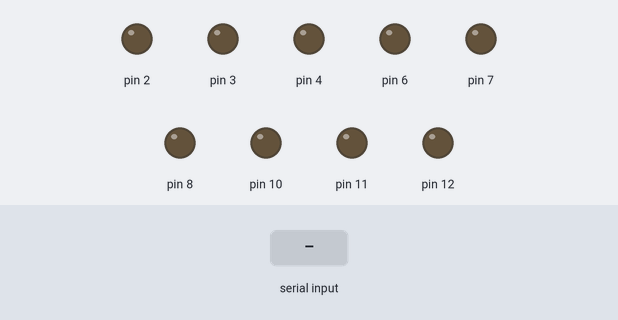
The sketch below on a simulated Arduino Uno, built with avr-gcc and run on an emulated ATmega328P. Shown: output pins drawn as LEDs (lit = HIGH). The test bench sets the inputs (shaded band).

Above: at 1.2 s.
1.3 s: "1" received over Serial
At 1.6 s:
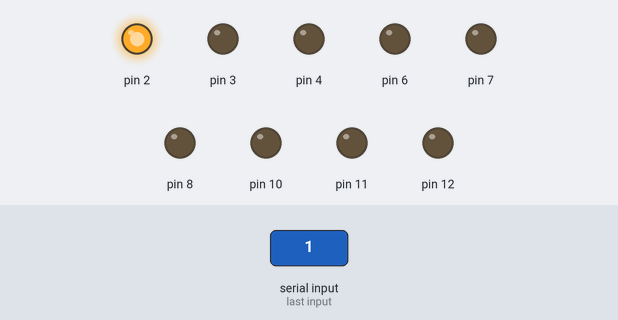
2.8 s: "2" received over Serial
At 4.0 s:
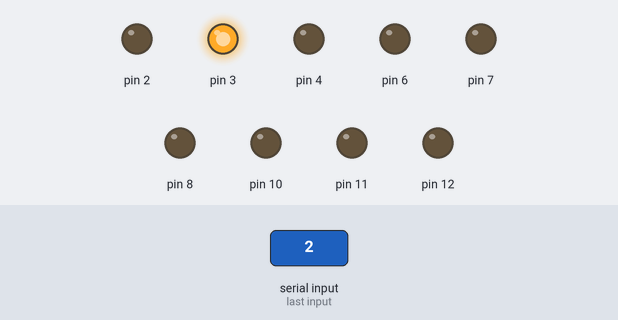
4.3 s: "3" received over Serial
At 5.1 s:
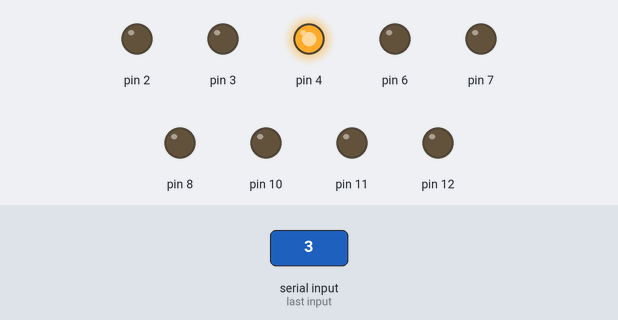
5.8 s: "4" received over Serial
At 6.2 s:
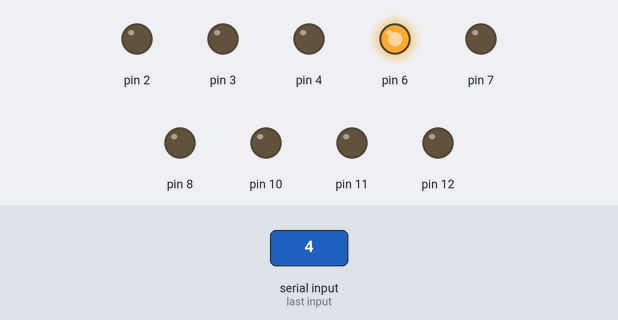
7.3 s: "5" received over Serial
At 8.5 s:
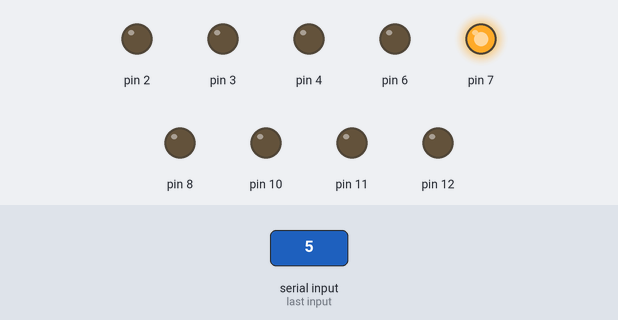
8.8 s: "6" received over Serial
At 9.7 s:
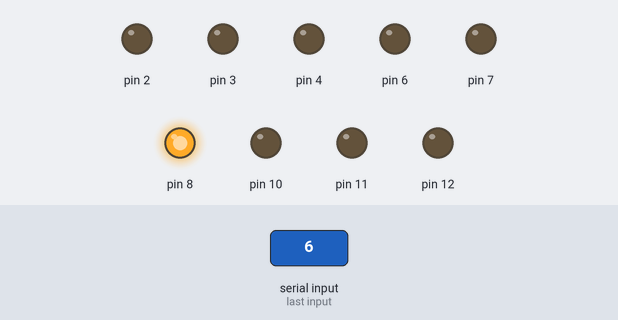
Timing chart, 0 to 11.3 s (numbered marks = the images above; inputs shaded):
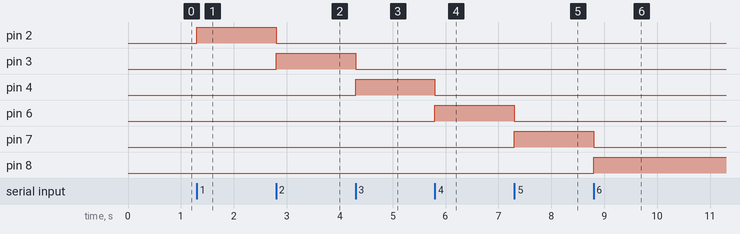

The sketch:

sketch_dec09a.ino.ino
```cpp
void setup() {
pinMode (10,OUTPUT);
pinMode (11,OUTPUT);
pinMode (12,OUTPUT);
pinMode (6,OUTPUT);
pinMode (7,OUTPUT);
pinMode (8,OUTPUT);
pinMode (2,OUTPUT);
pinMode (3,OUTPUT);
pinMode (4,OUTPUT);

Serial.begin (9600);

}

void loop() {
if (Serial.available())

{
int a=Serial.read();

if(a=='1') {
        digitalWrite(2,HIGH);
        digitalWrite(3,LOW);
        digitalWrite(4,LOW);
        digitalWrite(8,LOW);
        digitalWrite(6,LOW);
        digitalWrite(7,LOW);
        digitalWrite(10,LOW);
        digitalWrite(11,LOW);
        digitalWrite(12,LOW);}

 if(a=='2')
      {
      digitalWrite(3,HIGH);
        digitalWrite(2,LOW);
        digitalWrite(4,LOW);
        digitalWrite(8,LOW);
        digitalWrite(6,LOW);
        digitalWrite(7,LOW);
        digitalWrite(10,LOW);
        digitalWrite(11,LOW);
        digitalWrite(12,LOW);}

 if(a=='3') {
        digitalWrite(4,HIGH);
        digitalWrite(3,LOW);
        digitalWrite(2,LOW);
        digitalWrite(8,LOW);
        digitalWrite(6,LOW);
        digitalWrite(7,LOW);
        digitalWrite(10,LOW);
        digitalWrite(11,LOW);
        digitalWrite(12,LOW);}

if(a=='4') {
       digitalWrite(6,HIGH);
        digitalWrite(3,LOW);
        digitalWrite(4,LOW);
        digitalWrite(2,LOW);
        digitalWrite(8,LOW);
        digitalWrite(7,LOW);
        digitalWrite(10,LOW);
        digitalWrite(11,LOW);
        digitalWrite(12,LOW);
        }

if(a=='5') {
        digitalWrite(7,HIGH);
        digitalWrite(3,LOW);
        digitalWrite(4,LOW);
        digitalWrite(8,LOW);
        digitalWrite(2,LOW);
        digitalWrite(6,LOW);
        digitalWrite(10,LOW);
        digitalWrite(11,LOW);
        digitalWrite(12,LOW);}

      if(a=='6') {
       digitalWrite(8,HIGH);
        digitalWrite(3,LOW);
        digitalWrite(4,LOW);
        digitalWrite(7,LOW);
        digitalWrite(6,LOW);
        digitalWrite(2,LOW);
        digitalWrite(10,LOW);
        digitalWrite(11,LOW);
        digitalWrite(12,LOW);}

      if(a=='7') {
      digitalWrite(10,HIGH);
        digitalWrite(3,LOW);
        digitalWrite(4,LOW);
        digitalWrite(8,LOW);
        digitalWrite(6,LOW);
        digitalWrite(7,LOW);
        digitalWrite(2,LOW);
        digitalWrite(11,LOW);
        digitalWrite(12,LOW);}

if(a=='8') {
       digitalWrite(11,HIGH);
        digitalWrite(3,LOW);
        digitalWrite(4,LOW);
        digitalWrite(8,LOW);
        digitalWrite(6,LOW);
        digitalWrite(7,LOW);
        digitalWrite(10,LOW);
        digitalWrite(2,LOW);
        digitalWrite(12,LOW);
        }

 if(a=='9') {
       digitalWrite(12,HIGH);
        digitalWrite(3,LOW);
        digitalWrite(4,LOW);
        digitalWrite(8,LOW);
        digitalWrite(6,LOW);
        digitalWrite(7,LOW);
        digitalWrite(10,LOW);
        digitalWrite(11,LOW);
        digitalWrite(2,LOW);}

      }
      }
```

Measured:
- after the input at 1.3 s, pin 2: LOW → HIGH at once
- after the input at 2.8 s, pin 2: HIGH → LOW at once; pin 3: LOW → HIGH at once
- after the input at 4.3 s, pin 3: HIGH → LOW at once; pin 4: LOW → HIGH at once
- after the input at 5.8 s, pin 4: HIGH → LOW at once; pin 6: LOW → HIGH at once
- after the input at 7.3 s, pin 6: HIGH → LOW at once; pin 7: LOW → HIGH at once
- after the input at 8.8 s, pin 7: HIGH → LOW at once; pin 8: LOW → HIGH at once
